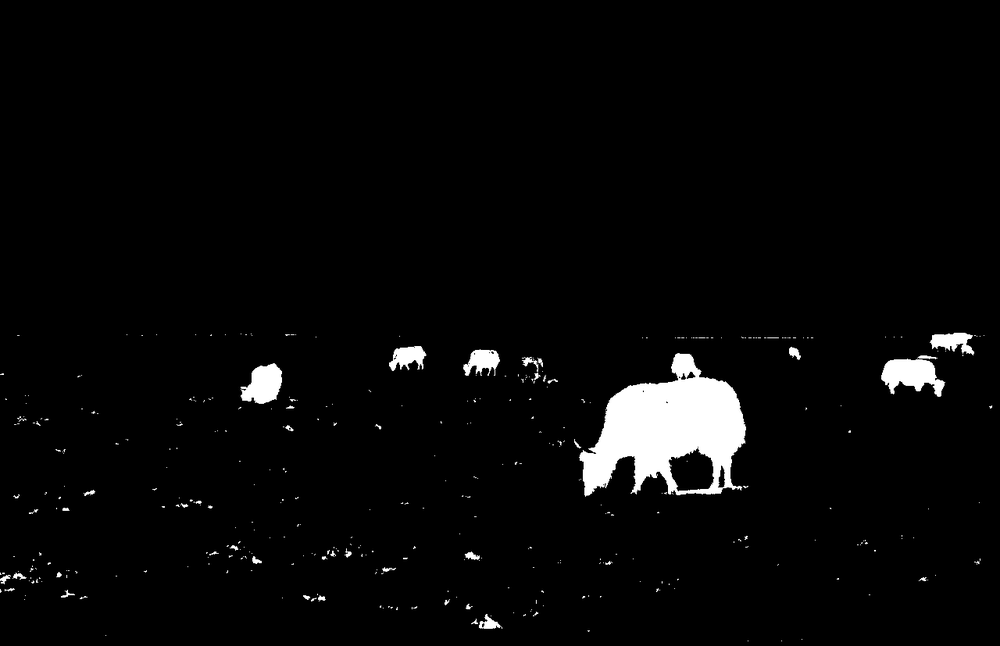
//> input picture 计算机视觉课程/第4章 用直方图统计像素/OpenCV 4.2/binary.bmp, 1000 x 646 px, shrunk from 1280 x 827 before the run
$ ./main   (built with g++ and OpenCV 4)
//> lines starting //> are read from the running program, lines starting //| are printed output that depends on the picture
//
//  main.cpp
//  opencv5
//
//  Created by one on 2018/10/23.
//  Copyright © 2018 one. All rights reserved.
//

#include <opencv2/highgui/highgui.hpp>
#include <opencv2/imgproc/imgproc.hpp>

int main()
{
    // 读取输入图像
    cv::Mat image = cv::imread("binary.bmp");
//> image is the input picture: 646 rows x 1000 cols, CV_8UC3; min 0, max 255, mean 7.7
    //image = cv::Scalar(255, 255, 255) - image;
    cv::imshow("Original", image);
    cv::waitKey();

    // 腐蚀图像
    cv::Mat eroded;    // 目标图像
    // 结构元素传空矩阵表示使用默认3×3正方形结构元素
    cv::erode(image, eroded, cv::Mat());
    cv::imshow("Corrosion", eroded);

    // 膨胀图像
    cv::Mat dilated;    // 目标图像
    // 结构元素传空矩阵表示使用默认3×3正方形结构元素
    cv::dilate(image, dilated, cv::Mat());
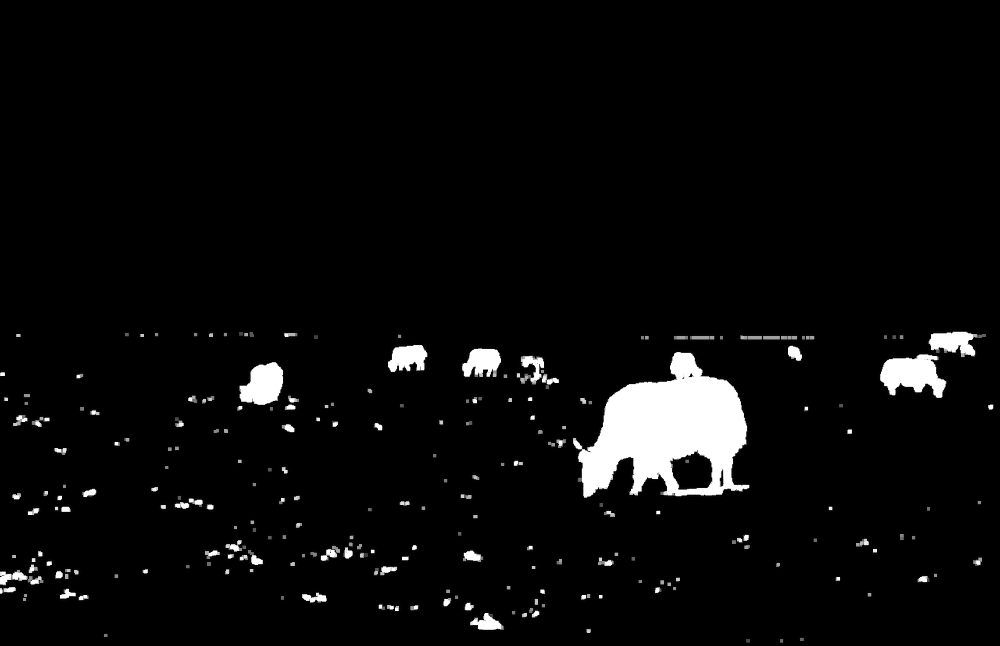
//> dilated: 646 rows x 1000 cols, CV_8UC3; min 0, max 255, mean 10.2
    cv::imshow("Expand", dilated);
    cv::waitKey();

    // 使用自定义的7×7结构元素(元素值全为1)
    cv::Mat element(7, 7, CV_8U, cv::Scalar(1));
    cv::erode(image, eroded, element);
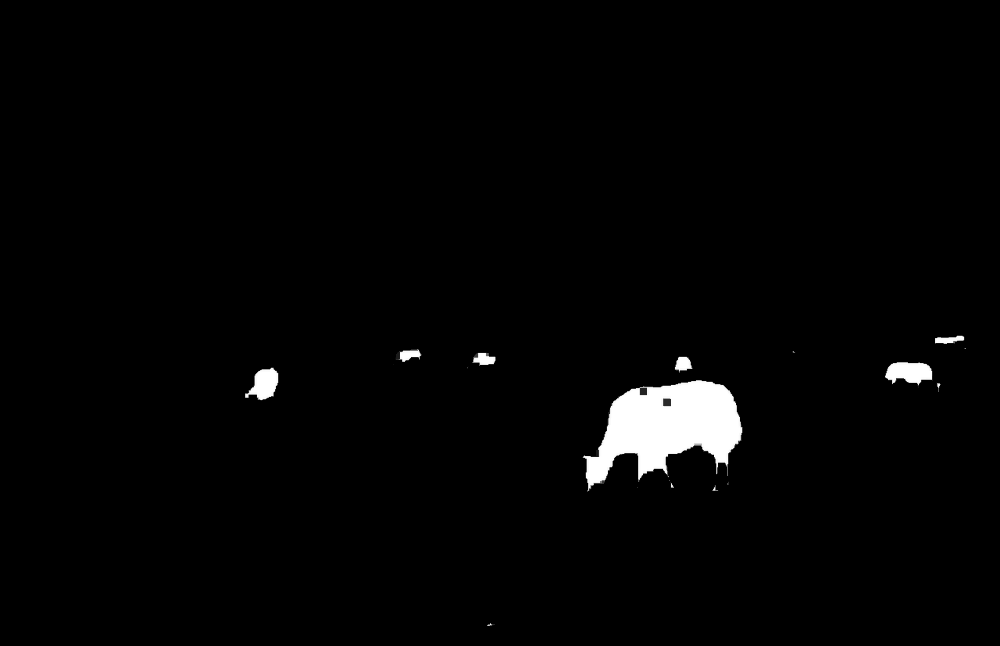
//> eroded: 646 rows x 1000 cols, CV_8UC3; min 0, max 255, mean 4.7
    cv::imshow("7*7Corrosion", eroded);
    cv::waitKey();

    // 腐蚀图像三次
    cv::erode(image, eroded, cv::Mat(), cv::Point(-1, -1), 3);
    cv::imshow("Corrosion3", eroded);
    cv::waitKey();

    // 闭运算
    cv::Mat element5(5, 5, CV_8U, cv::Scalar(1));
    cv::Mat closed;
    cv::morphologyEx(image, closed, cv::MORPH_CLOSE, element5);
    cv::imshow("Close", closed);

    // 开运算
    cv::Mat opened;
    cv::morphologyEx(image, opened, cv::MORPH_OPEN, element5);
    cv::imshow("Open", opened);

    cv::waitKey();
}
